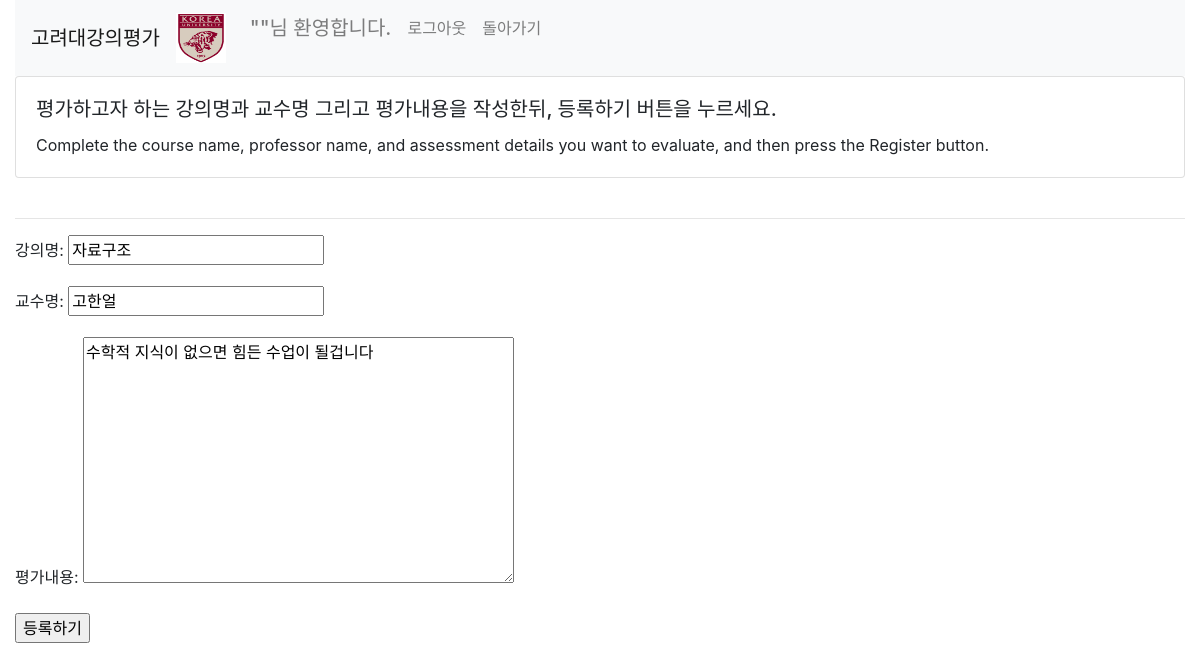
/classcrud/update/13, run on the app's committed database.
### classcrud/models.py (models this page shows, shortened)
class ClassBlog(models.Model):
    강의명 = models.CharField(max_length=100, default='')
    교수명 = models.CharField(max_length=100, default='')
    create_at = models.DateTimeField(auto_now_add=True)
    updated_at = models.DateTimeField(auto_now=True)
    평가내용 = models.TextField()

### classcrud/views.py (the view)
# urls.py: path('update/<int:pk>', views.BlogUpdate.as_view(), name='change'),
class BlogUpdate(UpdateView):
    model = ClassBlog
    fields = ['강의명', '교수명', '평가내용']
    success_url = reverse_lazy('list')

### classcrud/templates/classcrud/classblog_form.html (shortened to what this page needs)
<link rel="stylesheet" href="https://stackpath.bootstrapcdn.com/bootstrap/4.4.1/css/bootstrap.min.css">
<!DOCTYPE html>
<html lang="ko">
    {% load static %}
    <head>
    </head>
    <div class="container-fluid">
    <body>
        <nav class="navbar navbar-expand-lg navbar-light bg-light">
            <a class="navbar-brand" >고려대강의평가</a>
            <div class="collapse navbar-collapse" id="navbarNav">
              <ul class="navbar-nav">
                <a class="navbar-brand">
                    <img src="{% static 'korea.png' %}" width="50" height="50" alt="korea">
                </a>
                <li class="nav-item">
                    <h5 class="nav-link">"{{user.username}}"님 환영합니다.</h5>
                </li>
                <li class="nav-item">
                    <a href="javascript:{document.getElementById('logout').submit()}" class="nav-link">로그아웃</a>
                </li>
                <li class="nav-item">
                  <a class="nav-link" href="{% url 'list' %}">돌아가기</a>
                </li>
              </ul>
            </div>
          </nav>
          <div class="card w">
            <div class="card-body">
              <h5 class="card-title">평가하고자 하는 강의명과 교수명 그리고 평가내용을 작성한뒤, 등록하기 버튼을 누르세요.</h5>
              <p class="card-text">Complete the course name, professor name, and assessment details you want to evaluate, and then press the Register button.</p>
            </div>
          </div>
           <br>
           <hr>
<form method="POST">
    {{form.as_p}}
    <input type="submit" value = "등록하기">
</form>

### data on the page
ClassBlog: as_p "자료구조", as_p "고한얼", as_p "수학적 지식이 없으면 힘든 수업이 될겁니다"
